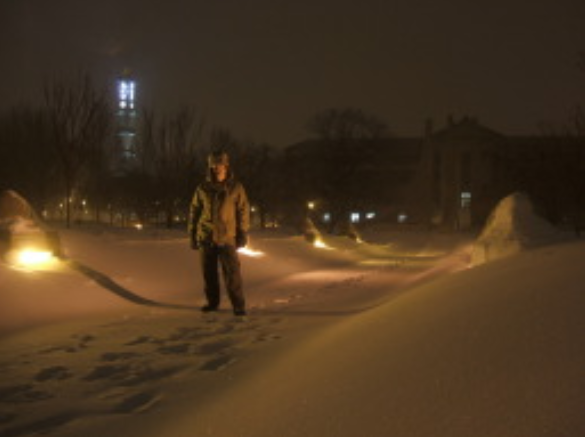
#> input picture snow.png, 585 x 437 px
$ jupyter execute Activity-3.ipynb
#> lines starting #> are read from the running program, lines starting #| are printed output that depends on the picture
[cell 1]
import cv2
import numpy as np
from google.colab.patches import cv2_imshow
from matplotlib import pyplot as plt

# Load & Display the original image
img = cv2.imread('snow.png')
#> img is the input picture: shape (437, 585, 3); mean B, G, R 32.2, 53.1, 72.6
plt.imshow(cv2.cvtColor(img, cv2.COLOR_BGR2RGB))
plt.title("Original Image")
plt.show()

# Converting the image into HSV color space.
hsv_img = cv2.cvtColor(img, cv2.COLOR_BGR2HSV)
#> hsv_img: shape (437, 585, 3); mean H, S, V 16, 137.5, 72.7

# Displaying V channel and its histogram
V = hsv_img[:, :, 2]
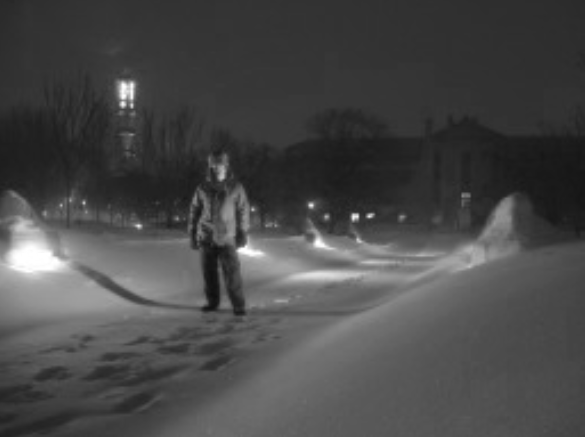
#> V: shape (437, 585); min 15, max 255, mean 72.7
plt.imshow(V, cmap='gray')
plt.title(" V Channel")
plt.show()
plt.hist(V.ravel(), 85, [0, 256])
plt.title(" V Channel ")
plt.show()
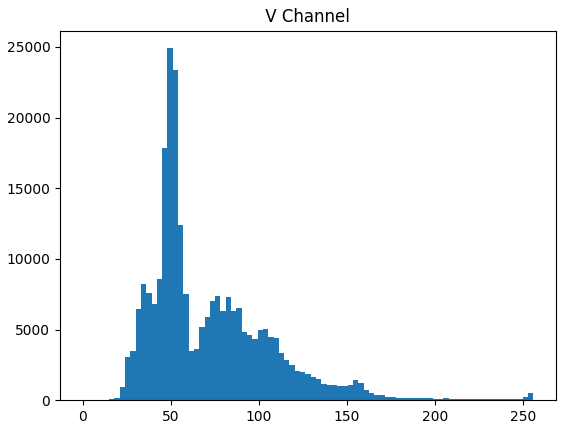
#> figure drawn by matplotlib, 1 panel; tallest bar 24909 high, from x = 48.19 to 51.2

# Applying histogram equalization to the V channel & Display the photo
equ_V = cv2.equalizeHist(V)
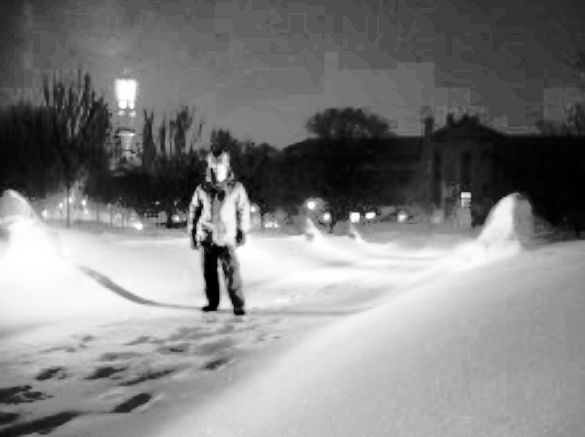
#> equ_V: shape (437, 585); min 0, max 255, mean 129.2
plt.imshow( equ_V , cmap='gray')
plt.title(" V channel after histeq ")
plt.show()

# Display the histogram of the equalized V channel
plt.hist(equ_V.ravel(), 50, [0, 256])
plt.title("V channel after histeq")
plt.show()
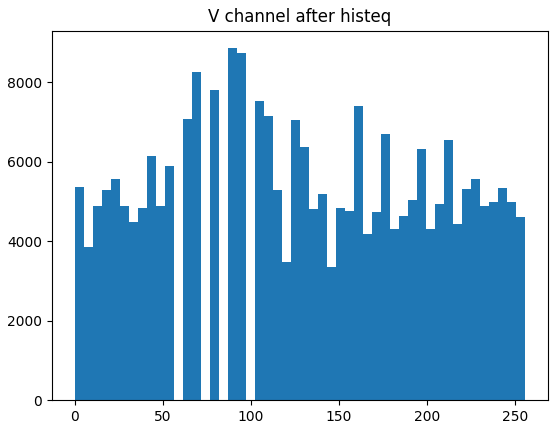
#> figure drawn by matplotlib, 1 panel; tallest bar 8851 high, from x = 87.04 to 92.16

# By using H and S channel from the original image and V channel after histogram equalization, go back to RGB color space.
equalized_hsv_img = cv2.merge([hsv_img[:, :, 0], hsv_img[:, :, 1], equ_V])
#> equalized_hsv_img: shape (437, 585, 3); mean H, S, V 16, 137.5, 129.2
result = cv2.cvtColor(equalized_hsv_img, cv2.COLOR_HSV2RGB)
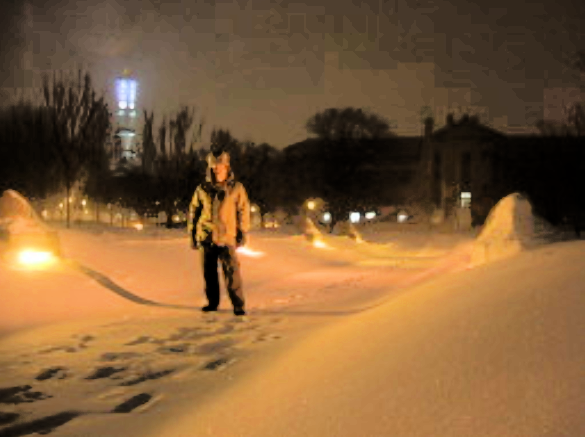
#> result: shape (437, 585, 3); mean R, G, B 129.1, 93.6, 56.3

# Display the result
plt.imshow(result)
plt.title("Image after histeq")
plt.show()
